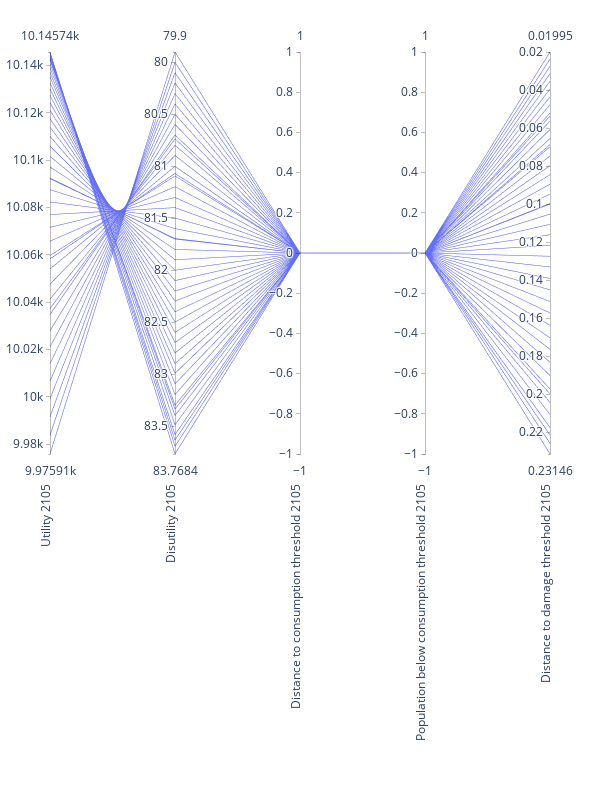

The cell this chart's notebook holds for it:
### Code cell
parallel_axis_plot(outcomes, outcomes, outcomes)
